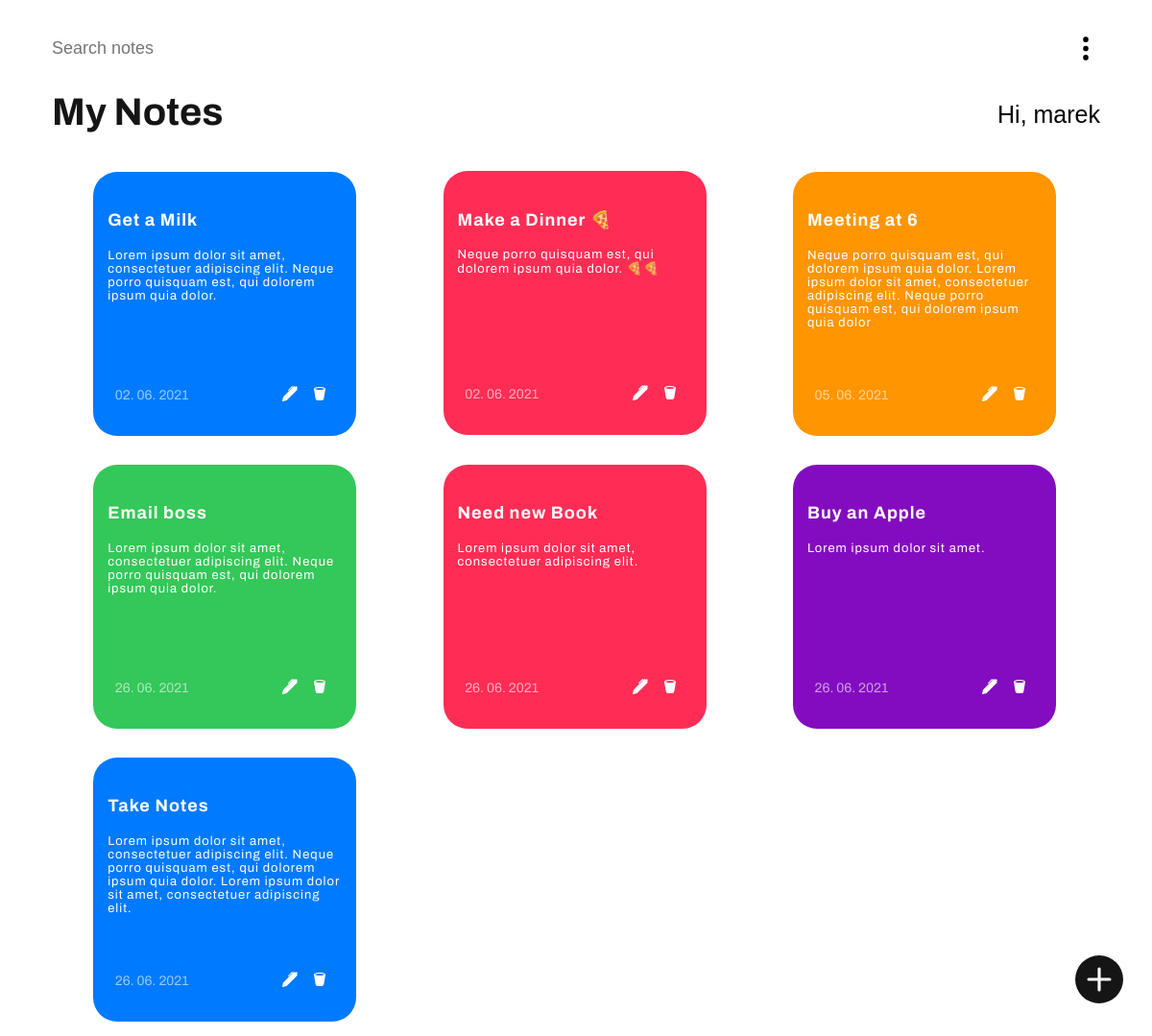
Screenshot of /notes/ (signed in) with the database file from the repository.
### base/models.py (models this page shows, shortened)
class Task(models.Model):
  user = models.ForeignKey(User, on_delete=models.CASCADE, null=True, blank=True)
  title = models.CharField(max_length=16)
  description = models.TextField(max_length=175, null=True, blank=True)
  complete = models.BooleanField(default=False) #Tohle možná nebudu potřebovat
  created = models.DateTimeField(auto_now_add=True)
  blue = models.BooleanField(default=True)
  red = models.BooleanField(default=False)
  orange = models.BooleanField(default=False)
  yellow = models.BooleanField(default=False)
  green = models.BooleanField(default=False)

### base/views.py (the view)
# urls.py: path('notes/', TaskList.as_view(), name='tasks'),
class TaskList(LoginRequiredMixin, ListView):
  model = Task
  context_object_name = 'tasks'
  def get_context_data(self, **kwargs):
    context = super().get_context_data(**kwargs)
    context['tasks'] = context['tasks'].filter(user=self.request.user)
    context['count'] = context['tasks'].filter(complete=False).count
    search_input = self.request.GET.get('search-area') or ''
    if search_input:
      context['tasks'] = context['tasks'].filter(title__startswith=search_input)
    context['search_input'] = search_input
    return context

### base/templates/base/task_list.html (shortened to what this page needs)
{% load static %}
<!DOCTYPE html>
<html lang="en">
<head>
  <link rel="stylesheet" href="{% static '/css/note-list.css' %}">
  <link rel="stylesheet" href="https://cdn.jsdelivr.net/npm/bootstrap-icons@1.4.1/font/bootstrap-icons.css">
  <link rel="stylesheet" href="https://cdnjs.cloudflare.com/ajax/libs/font-awesome/5.15.3/css/all.min.css" />
</head>
<body>
<div class="full-container">
  <div class="note-container">
    <div class="search-bar">
      <form method="GET">
        <input type="text" name="search-area" value="{{search_input}}" placeholder="Search notes">
      </form>
      <div class="menu-toggle" onclick="toggleMenu()">
        <svg xmlns="http://www.w3.org/2000/svg" width="30" height="35" fill="currentColor" class="bi bi-three-dots-vertical" viewBox="0 0 16 16">
          <path d="M9.5 13a1.5 1.5 0 1 1-3 0 1.5 1.5 0 0 1 3 0zm0-5a1.5 1.5 0 1 1-3 0 1.5 1.5 0 0 1 3 0zm0-5a1.5 1.5 0 1 1-3 0 1.5 1.5 0 0 1 3 0z"/>
        </svg>
      </div>
    </div>
    <div class="main-title-wrap">
      <h1>My Notes</h1>
      <div class="say-hello">
            {% if request.user.is_authenticated %}
          <p>Hi, {{request.user}}</p>
          {% else %}
          <a href="{% url 'login' %}">Login</a>
          {% endif %}
      </div>
    </div>
  </div>
</div>
<div class="full-container">
  <div class="note-container">
      {% for task in tasks %}
      <ul class="notes">
        <li class="
        {% if task.blue %}blue{% endif %}
        {% if task.red %}red{% endif %}
        {% if task.orange %}orange{% endif %}
        {% if task.yellow %}yellow{% endif %}
        {% if task.green %}green
        {% else %}blue{% endif %}">
          <div class="title-wrap">
            {{task.title}}
          </div>
          <div class="description-wrap">
            {{task.description}}
          </div>
          <div class="tools">
            <a id="myModal" href="{% url 'task-delete' task.id %}"></a>
            <a href="{% url 'task-update' task.id %}"></a>
            <span id="time">
              {{task.created}}
            </span>
          </div>
        </li>
      </ul>
      {% empty %}
      <h3 class="empty-list">You have no notes in your list</h3>
      {% endfor %}
  </div>
</div>
<div class="add-new">
  <a href="{% url 'task-create' %}">
    <svg xmlns="http://www.w3.org/2000/svg" width="50" height="50" fill="currentColor" class="bi bi-plus-circle-fill" viewBox="0 0 16 16">
      <path d="M16 8A8 8 0 1 1 0 8a8 8 0 0 1 16 0zM8.5 4.5a.5.5 0 0 0-1 0v3h-3a.5.5 0 0 0 0 1h3v3a.5.5 0 0 0 1 0v-3h3a.5.5 0 0 0 0-1h-3v-3z"/>
    </svg>
  </a>
</div>
</body>
</html>

### static/css/note-list.css (style rules this page uses)
* { margin: 0; padding: 0; }
body { background: #ffff; }
ul { display: -webkit-inline-box; display: -ms-inline-flexbox; display: inline-flex; }
ul li { display: -ms-grid; display: grid; width: 235px; height: 210px; padding: 30px 15px 30px 15px; border-radius: 25px; margin: 25px; }
ul li .title-wrap { height: 40px; display: -webkit-box; display: -ms-flexbox; display: flex; -webkit-box-align: center; -ms-flex-align: center; align-items: center; font-family: "Archivo", sans-serif; font-size: 18px; font-weight: bold; color: white; letter-spacing: 1px; }
ul li .description-wrap { height: 130px; padding-top: 10px; font-family: "Archivo", sans-serif; font-size: 13px; color: white; letter-spacing: 1px; overflow: hidden; word-wrap: break-word; text-overflow: ellipsis; }
ul li .tools { height: 45px; display: -webkit-box; display: -ms-flexbox; display: flex; -webkit-box-align: center; -ms-flex-align: center; align-items: center; -webkit-box-orient: horizontal; -webkit-box-direction: reverse; -ms-flex-direction: row-reverse; flex-direction: row-reverse; font-size: 20px; }
ul li .tools a { color: white; margin-right: 15px; }
ul li .tools #time { color: white; font-family: "Archivo", sans-serif; font-size: 14px; position: relative; margin-right: 40%; opacity: 60%; }
.full-container { display: -webkit-box; display: -ms-flexbox; display: flex; -webkit-box-pack: center; -ms-flex-pack: center; justify-content: center; }
.note-container { height: 100%; width: 80%; }
.main-title-wrap { margin: 80px 0px 50px 25px; display: -webkit-box; display: -ms-flexbox; display: flex; }
.main-title-wrap h1 { color: #161516; font-size: 45px; font-family: "Archivo", sans-serif; }
.say-hello { text-align: end; width: 85%; display: flexinline; -webkit-box-align: center; -ms-flex-align: center; align-items: center; padding-top: 10px; }
.say-hello p { font-size: 25px; font-family: "SfCompact", sans-serif; }
.menu-toggle { display: none; }
.search-bar { margin: 30px 0px 0px 25px; }
.search-bar input { height: 40px; width: 400px; border: 0px; font-size: 15px; }
.add-new { position: fixed; bottom: 0; right: 0; margin: 0px 130px 100px 0px; }
.add-new a { color: #161516; }
.add-new svg { -webkit-animation: pulse 2s infinite; animation: pulse 2s infinite; }
.blue { background: #007aff; }
.red { background: #ff2d55; }
.yellow { background: #840CC0; }
.orange { background: #ff9500; }
.green { background: #34c759; }
@media (max-width: 1350px) and (min-width: 1020px) { .search-bar { margin: 30px 0px 0px 0; width: 100%; display: -webkit-box; display: -ms-flexbox; display: flex; } }
@media (max-width: 1350px) and (min-width: 1020px) { .search-bar input { width: 50vh; font-size: 18px; } }
@media (max-width: 1350px) and (min-width: 1020px) { .search-bar .menu-toggle { width: 100%; display: -webkit-box; display: -ms-flexbox; display: flex; -webkit-box-pack: end; -ms-flex-pack: end; justify-content: flex-end; -webkit-box-align: center; -ms-flex-align: center; align-items: center; } }
@media (max-width: 1350px) and (min-width: 1020px) { .main-title-wrap { margin: 25px 0px 25px 0px; width: 100%; } }
@media (max-width: 1350px) and (min-width: 1020px) { .main-title-wrap h1 { font-size: 40px; width: 50vh; } }
@media (max-width: 1350px) and (min-width: 1020px) { .say-hello { text-align: end; width: 100%; } }
@media (max-width: 1350px) and (min-width: 1020px) { .say-hello p { font-size: 25px; } }
@media (max-width: 1350px) and (min-width: 1020px) { .add-new { margin: 0px 30px 30px 0px; } }
@media (max-width: 1350px) and (min-width: 1020px) { .menu-toggle svg { -webkit-transition: -webkit-transform 0.2s ease-in; transition: -webkit-transform 0.2s ease-in; transition: transform 0.2s ease-in; transition: transform 0.2s ease-in, -webkit-transform 0.2s ease-in; } }
@media (max-width: 1350px) and (min-width: 1020px) { .full-container { width: 100%; } }
@media (max-width: 1350px) and (min-width: 1020px) { .note-container { height: 100%; width: 91%; } }
@media (max-width: 1350px) and (min-width: 1020px) { ul { width: 33%; -webkit-box-pack: center; -ms-flex-pack: center; justify-content: center; } }
@media (max-width: 1350px) and (min-width: 1020px) { ul li { margin: 15px 10px 15px 10px; width: 244px; height: 215px; } }

### rows the page displays
Task: title "Get a Milk", description "Lorem ipsum dolor sit amet, consectetuer adipiscing elit. Neque porro quisquam est, qui dolorem ipsum quia dolor.", created "02. 06. 2021"
Task: title "Make a Dinner 🍕", description "Neque porro quisquam est, qui dolorem ipsum quia dolor. 🍕🍕", created "02. 06. 2021"
Task: title "Meeting at 6", description "Neque porro quisquam est, qui dolorem ipsum quia dolor. Lorem ipsum dolor sit amet, consectetuer adipiscing elit. Neque porro quisquam est, qui dolorem ipsum quia dolor", created "05. 06. 2021"
Task: title "Email boss", description "Lorem ipsum dolor sit amet, consectetuer adipiscing elit. Neque porro quisquam est, qui dolorem ipsum quia dolor.", created "26. 06. 2021"
Task: title "Need new Book", description "Lorem ipsum dolor sit amet, consectetuer adipiscing elit.", created "26. 06. 2021"
Task: title "Buy an Apple", description "Lorem ipsum dolor sit amet.", created "26. 06. 2021"
Task: title "Take Notes", description "Lorem ipsum dolor sit amet, consectetuer adipiscing elit. Neque porro quisquam est, qui dolorem ipsum quia dolor. Lorem ipsum dolor sit amet, consectetuer adipiscing elit.", created "26. 06. 2021"

### other values shown
{{ request.user }} "marek"
